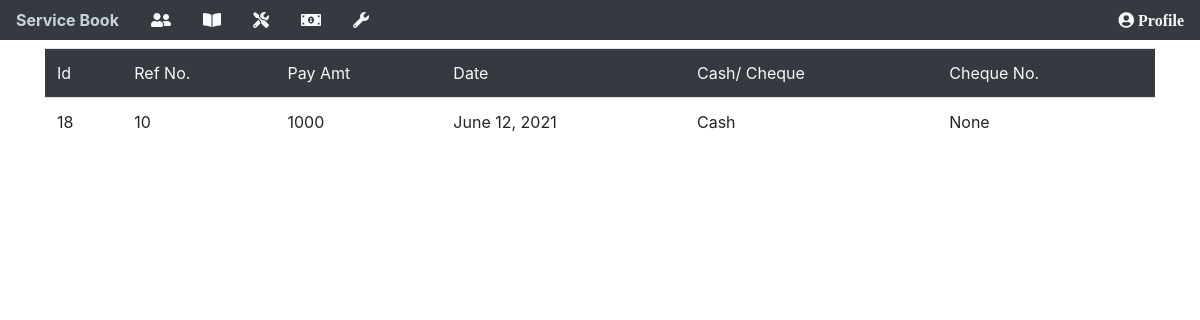
The app's page /pdata (signed in), older data.
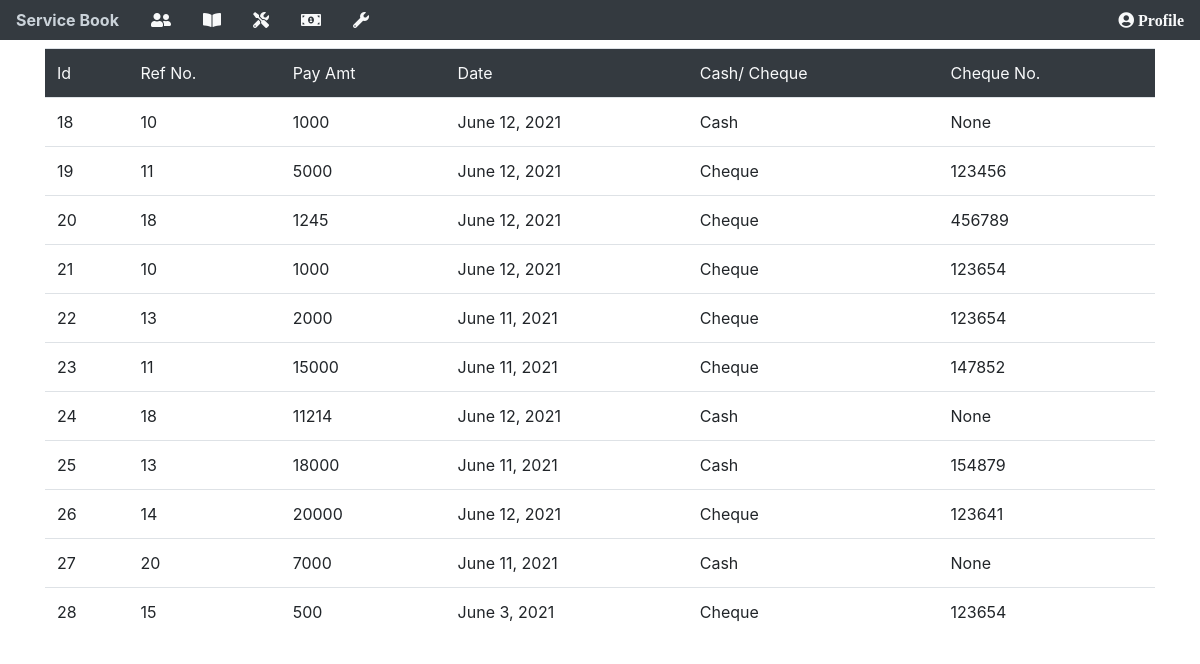
The same page, newer data.
### app/models.py (models this page shows, shortened)
class paymentOnEmi(models.Model):
    refNo = models.IntegerField()
    paidAmount = models.IntegerField()
    paymentDate = models.DateField(auto_now=False, auto_now_add=False)
    cashCheque = models.CharField(max_length=100, null=True)
    chequeNo = models.CharField(max_length=10, null=True, blank=True)

### app/views.py (the view)
# urls.py: path('pdata', views.pdata, name="pdata"),
@login_required(login_url="/login")
def pdata(request):
    pdd = paymentOnEmi.objects.all()
    return render(request, "pdata.html", {"pdd":pdd})

### templates/pdata.html
{% include "base.html" %} {% block content %}
<div class="container">
  <table class="table table-hover mt-2">
    <thead>
      <tr class="bg-dark text-light">
        <td>Id</td>
        <td>Ref No.</td>
        <td>Pay Amt</td>
        <td>Date</td>
        <td>Cash/ Cheque</td>
        <td>Cheque No.</td>
      </tr>
    </thead>
    <tbody>
      {% for pd in pdd %}
      <tr>
        <td>{{pd.id}}</td>
        <td>{{pd.refNo}}</td>
        <td>{{pd.paidAmount}}</td>
        <td>{{pd.paymentDate}}</td>
        <td>{{pd.cashCheque}}</td>
        <td>{{pd.chequeNo}}</td>
      </tr>
      {% endfor %}
    </tbody>
  </table>
</div>
{% endblock %}

### templates/base.html (shortened to what this page needs)
<!DOCTYPE html>
<html lang="en">
<head>
  <link rel="stylesheet" href="https://maxcdn.bootstrapcdn.com/bootstrap/4.0.0/css/bootstrap.min.css"
 />
  <link rel="stylesheet" href="https://cdnjs.cloudflare.com/ajax/libs/font-awesome/5.15.3/css/all.min.css" />
  <link rel="stylesheet" href="https://cdnjs.cloudflare.com/ajax/libs/twitter-bootstrap/4.5.2/css/bootstrap.css">
  <link rel="stylesheet" href="https://cdn.datatables.net/1.10.24/css/dataTables.bootstrap4.min.css">
</head>
<body>
  <ul class="nav bg-dark justify-content-between">
    <div class="d-flex">
      <li class="nav-item">
        <a class="nav-link text-light" href="/"><strong>Service Book</strong></a>
      </li>
      <li class="nav-item">
        <a class="nav-link text-light" href="/customer"><i class="fa fa-user-friends" data-toggle="tooltip" data-placement="bottom" title="New Customer"></i></a>
      </li>
      <li class="nav-item">
        <a class="nav-link text-light" href="/details"><i class="fa fa-book-open" data-toggle="tooltip" data-placement="bottom" title="Details Of Customer"></i></a>
      </li>
      <li class="nav-item">
        <a class="nav-link text-light" href="/service"><i class="fas fa-tools" data-toggle="tooltip" data-placement="bottom" title="Service"></i></a>
      </li>
      <li class="nav-item">
        <a class="nav-link text-light" href="/"><i class="fa fa-money-bill-alt" data-toggle="tooltip" data-placement="bottom" title="EMI"></i></a>
      </li>
      <li class="nav-item">
        <a class="nav-link text-light" href="/"><i class="fa fa-wrench" data-toggle="tooltip" data-placement="bottom" title="AMC"></i></a>
      </li>
    </div>
    <div>
      <li class="nav-item">
          <a class="nav-link text-light" href="/profile"><i class="fa fa-user-circle"> Profile</i></a>
      </li>
    </div>
  </ul>
</body>
</html>

Row changes from the older to the newer data that the page shows:
added paymentOnEmi: id "19", refNo "11", paidAmount "5000", paymentDate "June 12, 2021", cashCheque "Cheque", chequeNo "123456"
added paymentOnEmi: id "20", refNo "18", paidAmount "1245", paymentDate "June 12, 2021", cashCheque "Cheque", chequeNo "456789"
added paymentOnEmi: id "21", refNo "10", paidAmount "1000", paymentDate "June 12, 2021", cashCheque "Cheque", chequeNo "123654"
added paymentOnEmi: id "22", refNo "13", paidAmount "2000", paymentDate "June 11, 2021", cashCheque "Cheque", chequeNo "123654"
added paymentOnEmi: id "23", refNo "11", paidAmount "15000", paymentDate "June 11, 2021", cashCheque "Cheque", chequeNo "147852"
added paymentOnEmi: id "24", refNo "18", paidAmount "11214", paymentDate "June 12, 2021", cashCheque "Cash", chequeNo "None"
added paymentOnEmi: id "25", refNo "13", paidAmount "18000", paymentDate "June 11, 2021", cashCheque "Cash", chequeNo "154879"
added paymentOnEmi: id "26", refNo "14", paidAmount "20000", paymentDate "June 12, 2021", cashCheque "Cheque", chequeNo "123641"
added paymentOnEmi: id "27", refNo "20", paidAmount "7000", paymentDate "June 11, 2021", cashCheque "Cash", chequeNo "None"
added paymentOnEmi: id "28", refNo "15", paidAmount "500", paymentDate "June 3, 2021", cashCheque "Cheque", chequeNo "123654"
